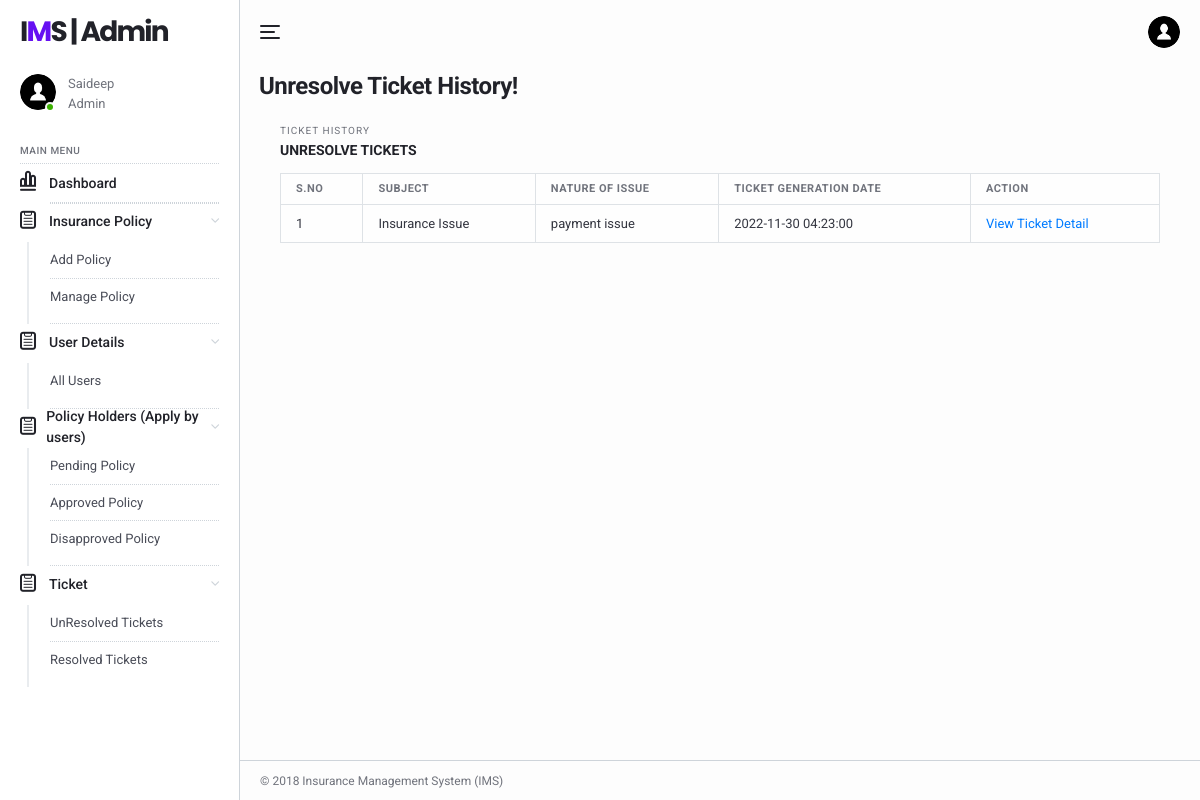
Screenshot of /IMS/admin/unresolved-tickets.php (signed in) with the database file from the repository.
### tables this page shows
CREATE TABLE `tblimsadmin` (
  `ID` int(11) NOT NULL,
  `AdminName` varchar(120) DEFAULT NULL,
  `AdminUsername` varchar(45) DEFAULT NULL,
  `Password` varchar(45) DEFAULT NULL,
  `AdminRegdate` timestamp NULL DEFAULT current_timestamp()
);

CREATE TABLE `tblticket` (
  `ID` int(11) NOT NULL,
  `UserId` int(25) DEFAULT NULL,
  `Subject` varchar(45) DEFAULT NULL,
  `NatureofIssue` varchar(120) DEFAULT NULL,
  `Description` varchar(120) DEFAULT NULL,
  `AdminRemark` varchar(120) DEFAULT NULL,
  `TicketGenerationDate` timestamp NULL DEFAULT current_timestamp(),
  `AdminRemarkdate` timestamp NULL DEFAULT NULL ON UPDATE current_timestamp()
);

### IMS/admin/unresolved-tickets.php (the view, shortened to what this page needs)
<?php
include('includes/dbconnection.php');
if (strlen($_SESSION['aid']==0)) {
  header('location:logout.php');
  } else{
?>
<!DOCTYPE html>
<html lang="en">
  <head>
    <link href="../lib/fontawesome-free/css/all.min.css" rel="stylesheet">
    <link href="../lib/ionicons/css/ionicons.min.css" rel="stylesheet">
    <link href="../lib/typicons.font/typicons.css" rel="stylesheet">
    <link href="../lib/morris.js/morris.css" rel="stylesheet">
    <link href="../lib/flag-icon-css/css/flag-icon.min.css" rel="stylesheet">
    <link href="../lib/jqvmap/jqvmap.min.css" rel="stylesheet">
    <link rel="stylesheet" href="../css/azia.css">
  </head>
  <body class="az-body az-body-sidebar">
<?php include_once('includes/sidebar.php');?>
    <div class="az-content az-content-dashboard-two">
<?php include_once('includes/header.php');?>
      <div class="az-content-header d-block d-md-flex">
        <div>
          <h2 class="az-content-title mg-b-5 mg-b-lg-8">Unresolve Ticket History!</h2>
        </div>
      </div>
      <div class="az-content-body">
     <div class="az-content">
      <div class="container">
        <div class="az-content-body">
          <div class="az-content-breadcrumb">
            <span>Ticket History </span>
          </div>
          <div class="az-content-label mg-b-5">Unresolve Tickets</div>
          <div class="table-responsive">
            <table class="table table-bordered mg-b-0">
              <thead>
                <tr>
                  <th>S.NO</th>
                  <th>Subject</th>
                  <th>Nature of Issue</th>
                   <th>Ticket Generation Date</th>
                   <th>Action</th>
                </tr>
              </thead>
              <?php
$ret=mysqli_query($con,"select * from tblticket where AdminRemark is null");
$cnt=1;
while ($row=mysqli_fetch_array($ret)) {
?>
              <tbody>
                <tr>
                  <td><?php echo $cnt;?></td>
                       <td><?php  echo $row['Subject'];?></td>
                  <td><?php  echo $row['NatureofIssue'];?></td>
                  <td><?php  echo $row['TicketGenerationDate'];?></td>
                  <td><a href="view-ticket.php?aticid=<?php echo $row['ID'];?>">View Ticket Detail</a>
                </tr>
                <?php
$cnt=$cnt+1;
}?>
              </tbody>
            </table>
          </div>
            </div>
          </div>
        </div>
      </div>
    <?php include_once('includes/footer.php');?>
    </div>
  </body>
</html>
<?php }  ?>

### IMS/admin/includes/sidebar.php
  <div class="az-sidebar">
      <div class="az-sidebar-header">
        <a href="#" class="az-logo">I<span>M</span>S | Admin</a>
      </div>
      <div class="az-sidebar-loggedin">
        <div class="az-img-user online"><img src="../img/user.png" alt=""></div>
        <div class="media-body">
                      <?php
$adminid=$_SESSION['aid'];
$ret=mysqli_query($con,"select AdminName from tblimsadmin where ID='$adminid'");
$row=mysqli_fetch_array($ret);
$name=$row['AdminName'];
?>
                  <span><?php echo $name; ?></span>
          <span>Admin</span>
        </div>
      </div>
      <div class="az-sidebar-body">
        <ul class="nav">
          <li class="nav-label">Main Menu</li>
            <li class="nav-item show">
            <a href="dashboard.php" class="nav-link"><i class="typcn typcn-chart-bar-outline"></i>Dashboard</a>
          </li>
<li class="nav-item show">
<li class="nav-item show">
            <a href="#" class="nav-link with-sub"><i class="typcn typcn-clipboard"></i>Insurance Policy</a>
            <nav class="nav-sub">
              <a href="policyform.php" class="nav-sub-link">Add Policy</a>
              <a href="manage-policyform.php" class="nav-sub-link">Manage Policy</a>
            </nav>
          </li>
          <li class="nav-item show">
            <a href="" class="nav-link with-sub"><i class="typcn typcn-clipboard"></i>User Details</a>
            <nav class="nav-sub">
              <a href="user-detail.php" class="nav-sub-link">All Users</a>
            </nav>
          </li>
<li class="nav-item show">
            <a href="#" class="nav-link with-sub"><i class="typcn typcn-clipboard"></i>Policy Holders (Apply by users)</a>
            <nav class="nav-sub">
              <a href="pending-policy.php" class="nav-sub-link">Pending Policy</a>
            <a href="approve-policy.php" class="nav-sub-link">Approved Policy</a>
            <a href="disapprove-policy.php" class="nav-sub-link">Disapproved Policy</a>
            </nav>
          </li>
          <li class="nav-item show">
            <a href="" class="nav-link with-sub"><i class="typcn typcn-clipboard"></i>Ticket</a>
            <nav class="nav-sub">
              <a href="unresolved-tickets.php" class="nav-sub-link">UnResolved Tickets</a>
              <a href="resolved-tickets.php" class="nav-sub-link">Resolved Tickets</a>
            </nav>
          </li>
        </ul>
      </div>
    </div>

### rows the page displays
tblimsadmin: AdminName "Saideep"
tblticket: Subject "Insurance Issue", NatureofIssue "payment issue", TicketGenerationDate "2022-11-30 04:23:00"
